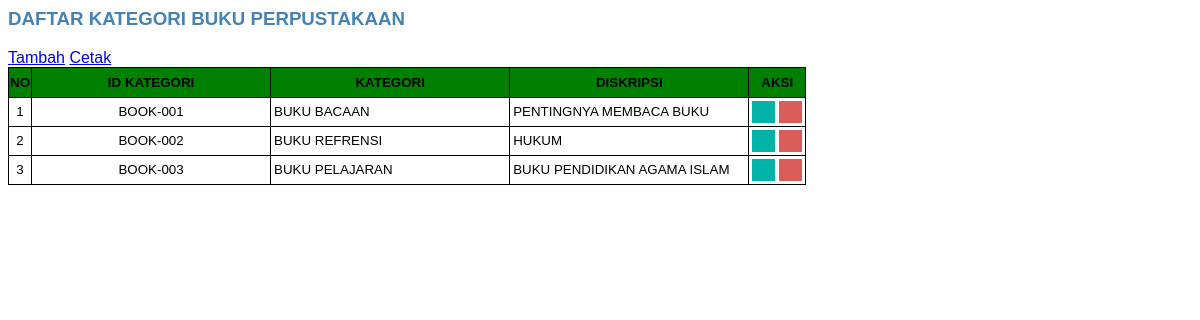
Page /page/kategori/kategori.php on the committed database.
### tables this page shows
CREATE TABLE `tbl_kategori` (
  `id_kategori` varchar(20) NOT NULL,
  `kategori` varchar(40) NOT NULL,
  `diskripsi` varchar(40) NOT NULL
);

### page/kategori/kategori.php (the view)
<?php
    include "koneksi.php";
?>
<link rel="stylesheet" type="text/css" href="gaya.css">
<h3>DAFTAR KATEGORI BUKU PERPUSTAKAAN</h3>
<a href="?page=kategori&aksi=tambah" class="btn btn-primary" style="margin-bottom: 10px" title="">Tambah</a>
<a target="blank" href="page/kategori/cetak.php" class="btn btn-default" style="margin-bottom: 10px" title=""><i class="fa fa-print"></i> Cetak</a>
<table border="2">
	<tr>
        <th >NO</th>
        <th >ID KATEGORI</th>
        <th >KATEGORI</th>
        <th >DISKRIPSI</th>
        <th>AKSI</th>
	</tr>
<?php
                        $NO = 1;
                        $sql = $koneksi->query("select * from tbl_kategori order by id_kategori ");
                        while ($data = $sql->fetch_assoc() ) {
                  ?>
      			<tr>
                  <td align="center"><?php echo $NO++; ?></td>
                  <td align="center" width="30%"><?php echo $data['id_kategori'] ?></td>
                  <td width="30%"><?php echo $data['kategori'] ?></td>
                  <td width="30%"><?php echo $data['diskripsi'] ?></td>
                  <td>
                    <a href="?page=anggota&aksi=ubah&id=<?php echo $data['id_kategori']; ?>" class=""><i class=""></i><input type="button" class="btn-update"></a>
                    <a onclick="return confirm('Apakah Anda yakin Menghapus Data ini!')" href="?page=anggota&aksi=hapus&id=<?php echo $data['id_kategori']; ?>" ></i><input type="button" class="btn-delete"></a>
                   </td>
                </tr>
                 <?php
            		 }
        		?>
</table>

### gaya.css (style rules this page uses)
table { border-collapse: collapse; font-size: 10pt; border: 1px solid black; }
td { padding: 3px; height: 25px; }
th { background-color: green; color: black; text-align: center; height: 30px; }
h3 { font-weight:600; color: steelblue; }
.btn-delete { border:1px solid #db5d59; background: #db5d59 url('images/hapus.png') no-repeat 5px 4px; height: 22px; padding-left: 15px; padding-top: 5px; }
.btn-update { border:1px solid #00b3a8; background: #00b3a8 url('images/edit.png') no-repeat 5px 4px; height: 22px; padding-left: 15px; padding-top: 5px; }

### rows in the picture
tbl_kategori: id_kategori "BOOK-001", kategori "BUKU BACAAN", diskripsi "PENTINGNYA MEMBACA BUKU"
tbl_kategori: id_kategori "BOOK-002", kategori "BUKU REFRENSI", diskripsi "HUKUM"
tbl_kategori: id_kategori "BOOK-003", kategori "BUKU PELAJARAN", diskripsi "BUKU PENDIDIKAN AGAMA ISLAM"
